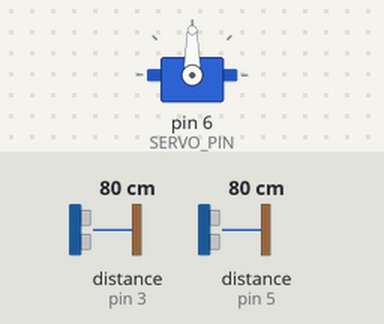
The sketch below on a simulated Arduino Uno, built with avr-gcc and run on an emulated ATmega328P. On the bench: servo. Wiring (inferred from the names in the program): 2 × ultrasonic range finder: trigger pin 2, echo pin 3 / trigger pin 4, echo pin 5. The inputs (shaded band) are chosen by the test bench; at power-on: distance to the obstacle (sensors on pin 5, pin 3) 80 cm. The echo pulse lasts 58.3 µs per cm; the modem accepts every AT command (registered, SIM ready, sends succeed) and sends nothing else.

Above: at 6.2 s.
6.3 s: distance to the obstacle (sensor on pin 5) set to 12 cm
12.0 s: distance to the obstacle (sensor on pin 5) set to 9 cm
At 15.8 s:
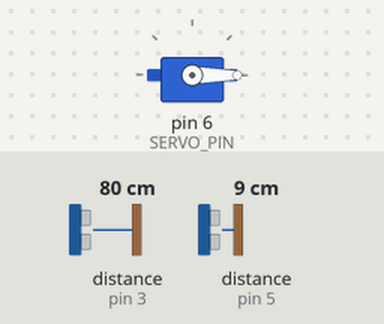
17.7 s: distance to the obstacle (sensor on pin 3) set to 12 cm
23.4 s: distance to the obstacle (sensor on pin 3) set to 9 cm
At 25.3 s:
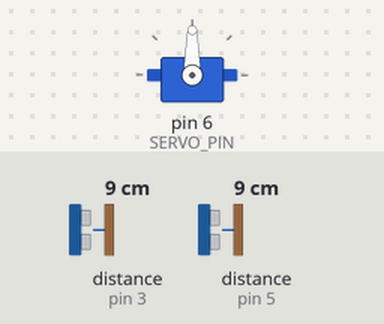
32.7 s: distance to the obstacle (sensor on pin 3) set to 18 cm
At 33.7 s:
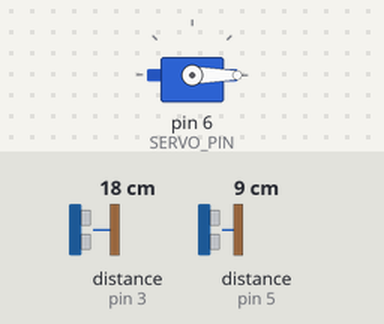
38.4 s: distance to the obstacle (sensor on pin 3) set to 2 cm
At 41.4 s:
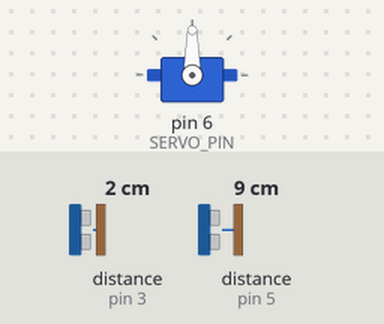
Timing chart, 0 to 48.7 s (numbered marks = the images above; inputs shaded):
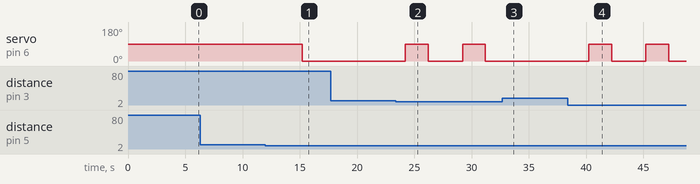

Measured:
- the behaviour switches between 11 and 10 cm on distance to the obstacle (sensor on pin 5) (found by bisection; images 0 and 1)
- the behaviour switches between 11 and 10 cm on distance to the obstacle (sensor on pin 3) (found by bisection; images 1 and 2)
- after the input at 6.3 s, every drawn part: stays the same
- after the input at 12.0 s, servo on pin 6 (SERVO_PIN): 90° → 0° after 3.2 s
- after the input at 17.7 s, every drawn part: stays the same
- after the input at 23.4 s, servo on pin 6 (SERVO_PIN): alternates 90° for 2.0 s and 0° for 3.0 s, starting after 0.82 s
- after the input at 32.7 s, servo on pin 6 (SERVO_PIN): stays 0° (without the input it goes to 90° after 1.5 s)
- after the input at 38.4 s, servo on pin 6 (SERVO_PIN): alternates 90° for 2.0 s and 0° for 3.0 s, starting after 1.8 s

The sketch:

smart_dustbin.ino
```cpp
#include <Servo.h>
#include <SoftwareSerial.h>


int TRIGGER_PIN_1=2;
 int ECHO_PIN_1=3;
int TRIGGER_PIN_2=4;
int ECHO_PIN_2=5;
int SERVO_PIN=6;
Servo servo;

SoftwareSerial gsmSerial(7, 8);

const int distanceThreshold = 10;

void setup() {
  pinMode(TRIGGER_PIN_1, OUTPUT);
  pinMode(ECHO_PIN_1, INPUT);
  pinMode(TRIGGER_PIN_2, OUTPUT);
  pinMode(ECHO_PIN_2, INPUT);

  servo.attach(SERVO_PIN);


  gsmSerial.begin(9600);
  delay(1000);
  sendSMS("Smart Dustbin initialized.");
}

void loop() {

  long duration1, distance1;
  digitalWrite(TRIGGER_PIN_1, LOW);
  delayMicroseconds(2);
  digitalWrite(TRIGGER_PIN_1, HIGH);
  delayMicroseconds(10);
  digitalWrite(TRIGGER_PIN_1, LOW);
  duration1 = pulseIn(ECHO_PIN_1, HIGH);
  distance1 = duration1 * 0.034 / 2;


  long duration2, distance2;
  digitalWrite(TRIGGER_PIN_2, LOW);
  delayMicroseconds(2);
  digitalWrite(TRIGGER_PIN_2, HIGH);
  delayMicroseconds(10);
  digitalWrite(TRIGGER_PIN_2, LOW);
  duration2 = pulseIn(ECHO_PIN_2, HIGH);
  distance2 = duration2 * 0.034 / 2;


  if (distance1 < distanceThreshold) {
    servo.write(90);
    delay(2000);
  }


  if (distance2 < distanceThreshold) {
    servo.write(0);
    delay(2000);
  }


  if (distance1 > distanceThreshold && distance2 > distanceThreshold) {
    sendSMS("Dustbin is empty.");
  }

  delay(1000);
}

void sendSMS(String message) {
  gsmSerial.println("AT+CMGF=1");
  delay(1000);
  gsmSerial.println("AT+CMGS=\"+1234567890\"");
  delay(1000);
  gsmSerial.println(message);
  delay(1000);
  gsmSerial.println((char)26);
  delay(1000);
}
```
